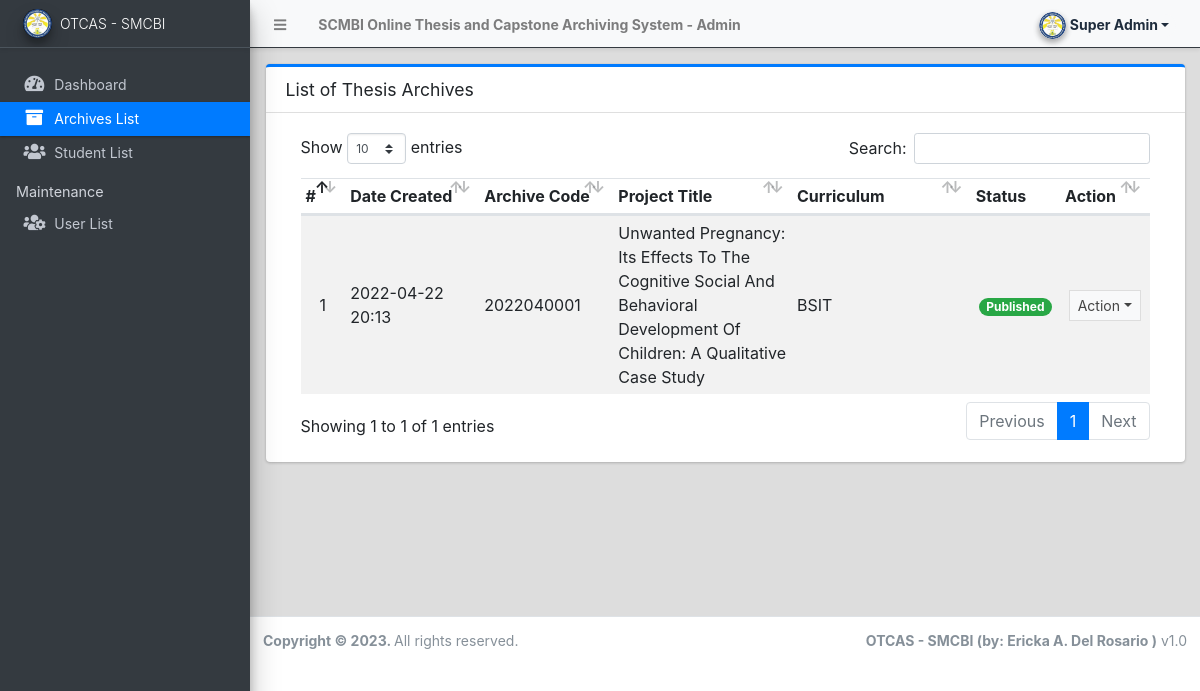
The app's page /admin/?page=archives (signed in) with its own data.
### tables this page shows
CREATE TABLE `archive_list` (
  `id` int(30) NOT NULL,
  `archive_code` varchar(100) NOT NULL,
  `curriculum_id` int(30) NOT NULL,
  `month` int(2) DEFAULT NULL,
  `year` year(4) NOT NULL,
  `title` text NOT NULL,
  `abstract` text NOT NULL,
  `members` text NOT NULL,
  `adviser` varchar(255) NOT NULL,
  `banner_path` text NOT NULL,
  `document_path` text NOT NULL,
  `status` tinyint(1) NOT NULL DEFAULT 0,
  `student_id` int(30) DEFAULT NULL,
  `date_created` datetime NOT NULL DEFAULT current_timestamp(),
  `date_updated` datetime DEFAULT NULL ON UPDATE current_timestamp()
);

### admin/archives/index.php (the view, shortened to what this page needs)
<div class="card card-outline card-primary">
	<div class="card-header">
		<h3 class="card-title">List of Thesis Archives</h3>
	</div>
	<div class="card-body">
		<div class="container-fluid">
        <div class="container-fluid">
			<table class="table table-hover table-striped">
				<colgroup>
					<col width="5%">
					<col width="15%">
					<col width="15%">
					<col width="20%">
					<col width="20%">
					<col width="10%">
					<col width="10%">
				</colgroup>
				<thead>
					<tr>
						<th>#</th>
						<th>Date Created</th>
						<th>Archive Code</th>
						<th>Project Title</th>
						<th>Curriculum</th>
						<th>Status</th>
						<th>Action</th>
					</tr>
				</thead>
				<tbody>
					<?php
						$i = 1;
						$curriculum = $conn->query("SELECT * FROM curriculum_list where id in (SELECT curriculum_id from `archive_list`)");
						$cur_arr = array_column($curriculum->fetch_all(MYSQLI_ASSOC),'name','id');
						$qry = $conn->query("SELECT * from `archive_list` order by `year` desc, `title` desc ");
						while($row = $qry->fetch_assoc()):
					?>
						<tr>
							<td class="text-center"><?php echo $i++; ?></td>
							<td class=""><?php echo date("Y-m-d H:i",strtotime($row['date_created'])) ?></td>
							<td><?php echo ($row['archive_code']) ?></td>
							<td><?php echo ucwords($row['title']) ?></td>
							<td><?php echo $cur_arr[$row['curriculum_id']] ?></td>
							<td class="text-center">
								<?php
                                    switch($row['status']){
                                        case '1':
                                            echo "<span class='badge badge-success badge-pill'>Published</span>";
                                            break;
                                    }
                                ?>
							</td>
							<td align="center">
								 <button type="button" class="btn btn-flat btn-default btn-sm dropdown-toggle dropdown-icon" data-toggle="dropdown">
				                  		Action
				                  </button>
							</td>
						</tr>
					<?php endwhile; ?>
				</tbody>
			</table>
		</div>
		</div>
	</div>
</div>

### records on screen
archive_list: date_created "2022-04-22 20:13", archive_code "2022040001", title "Unwanted Pregnancy: Its Effects To The Cognitive Social And Behavioral Development Of Children: A Qualitative Case Study", curriculum "BSIT", status "Published"

### other values on screen
$_settings->info('name') "SCMBI Online Thesis and Capstone Archiving System"
$_settings->userdata('firstname').' '.$_settings->userdata('lastname') "Super Admin"
$_settings->info('short_name') "OTCAS - SMCBI"
